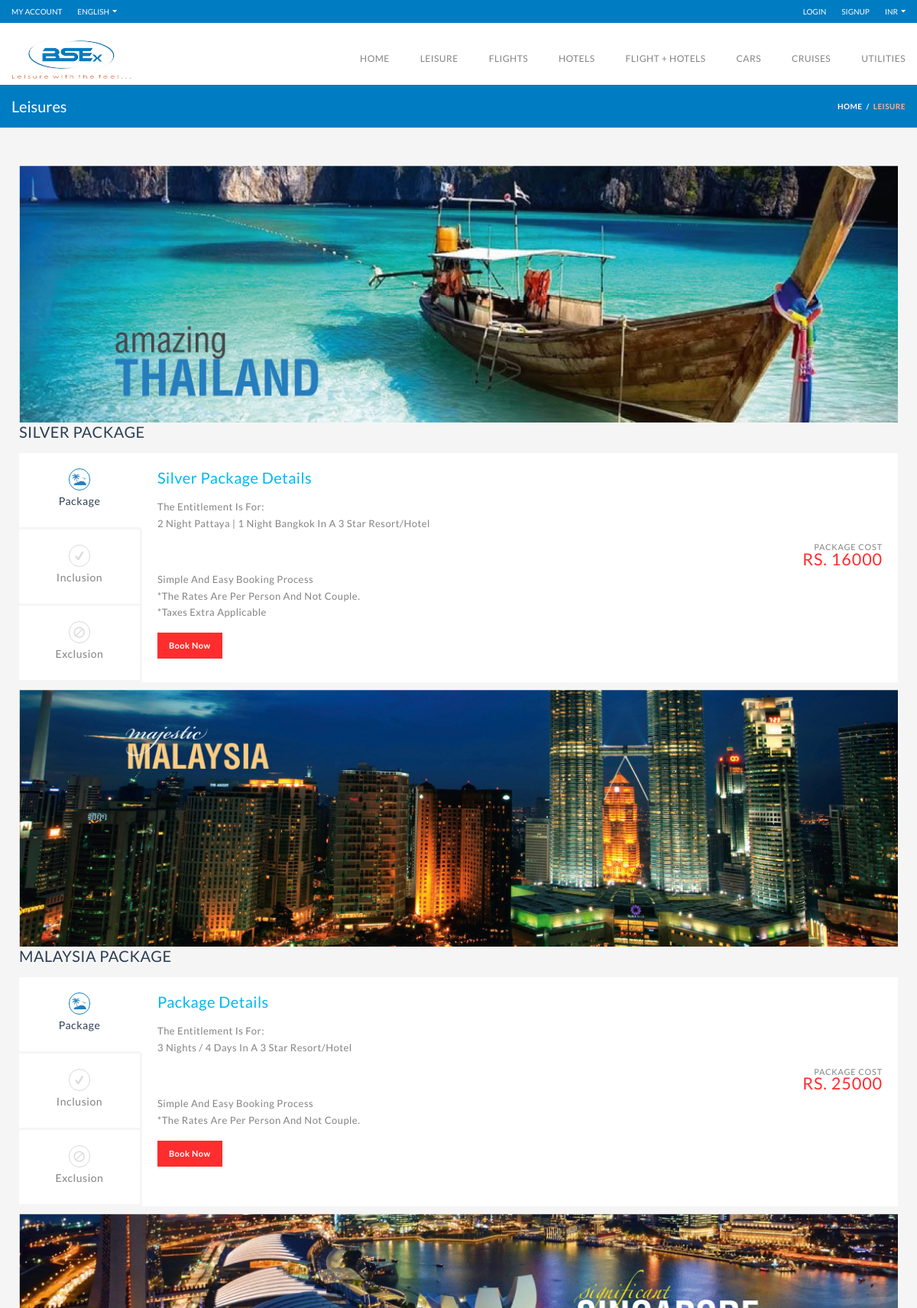
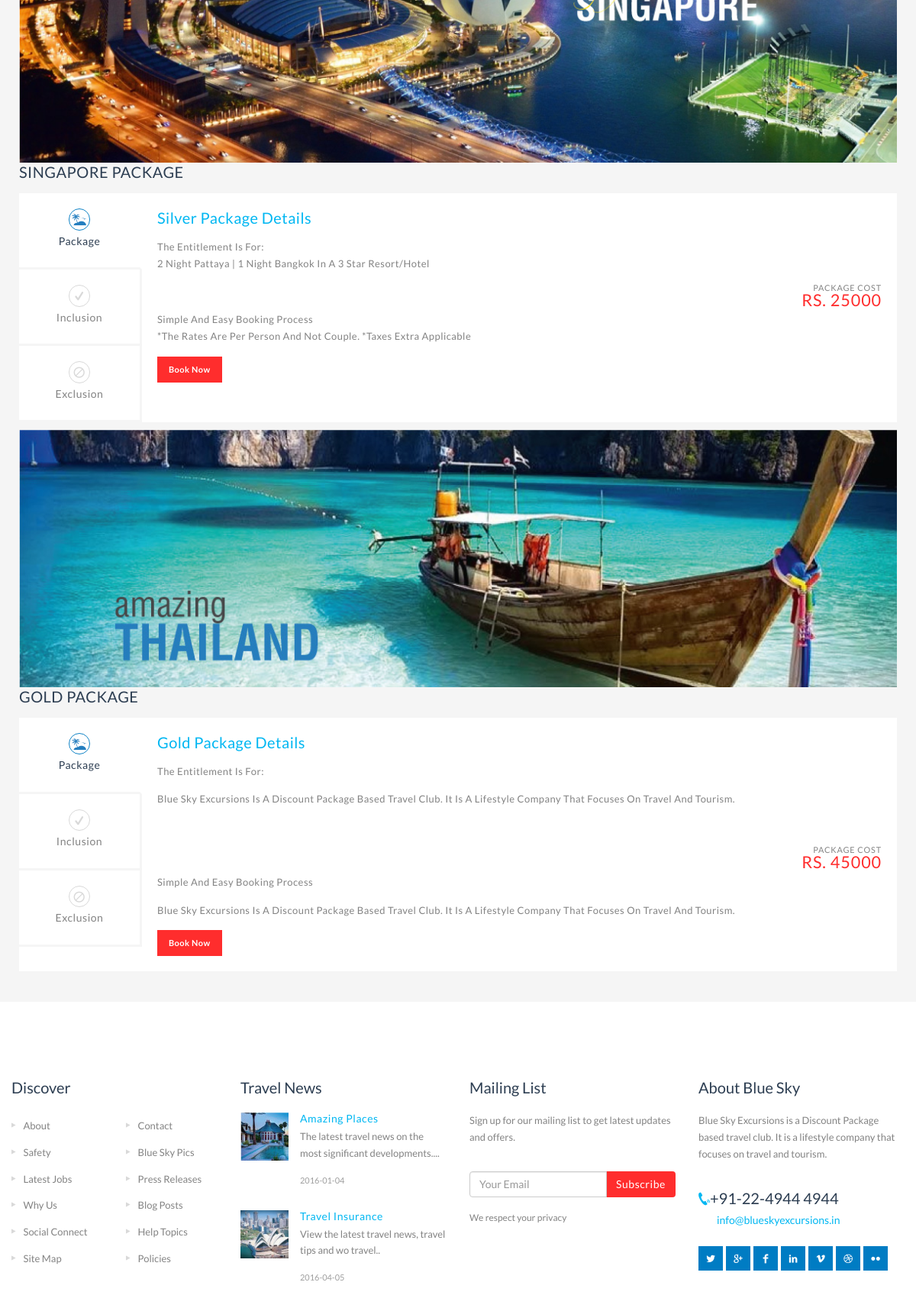
Screenshot of /index.php/index_controller/leisures (upper part) with the database file from the repository (2 pictures, top to bottom).
### tables this page shows
CREATE TABLE IF NOT EXISTS `leisure_packages` (
  `l_id` int(30) NOT NULL,
  `Packages_Name` varchar(100) NOT NULL,
  `Packages_image` varchar(1000) NOT NULL,
  `Package_Details_titel` varchar(5000) NOT NULL,
  `Package_Entitlement` varchar(3000) NOT NULL,
  `Package_Bokking_Process` varchar(3000) NOT NULL,
  `Package_Cast` float NOT NULL,
  `Online_Charge` float NOT NULL,
  `Other_Charge` float NOT NULL,
  `Total_nights` varchar(50) NOT NULL,
  `Inclusion` varchar(3000) NOT NULL,
  `Exclusion` varchar(5000) NOT NULL,
  `Location_name` varchar(100) NOT NULL,
  `Status` varchar(12) NOT NULL
);

CREATE TABLE IF NOT EXISTS `discover` (
  `d_id` int(11) NOT NULL,
  `Name` varchar(50) NOT NULL,
  `Active` varchar(11) NOT NULL DEFAULT 'Active'
);

CREATE TABLE IF NOT EXISTS `travel_news` (
  `t_id` int(11) NOT NULL,
  `title` varchar(50) NOT NULL,
  `content` varchar(1000) NOT NULL,
  `date` date NOT NULL,
  `image` varchar(1000) NOT NULL
);

CREATE TABLE IF NOT EXISTS `footer_about` (
  `abt_id` int(11) NOT NULL,
  `content` varchar(1000) NOT NULL,
  `phone` varchar(20) NOT NULL,
  `email` varchar(100) NOT NULL
);

### application/controllers/Index_controller.php (called while the page is built, shortened)
<?php
class Index_controller extends CI_Controller
{
    function __Construct()
    {
        $this->load->model('Cms_model');
		$this->load->model('User_model');
    }
    public function leisures()
    {
        $data['menu']          = $this->Cms_model->get_menu_packages();
        $data['discover_data'] = $this->Cms_model->get_Discover();
        $data['news_data']     = $this->Cms_model->get_news();
        $data['footer_about']  = $this->Cms_model->get_Footer_About();
        $this->load->view('include/head_view', $data);
        $this->load->view('include/top_bar_view');
        $this->load->view('leisures-index');
        $this->load->view('include/footer_view');
    }
}
?>

### index.php (called while the page is built, shortened)
<?php
require_once BASEPATH.'core/CodeIgniter.php';

### application/models/Cms_model.php (called while the page is built, shortened)
<?php
class Cms_model extends CI_Model
{
	function get_menu_packages()
    {
        $this->db->select('l_id,Packages_Name,Packages_image,Package_Details_titel,Package_Entitlement,Package_Bokking_Process,Package_Cast,Inclusion,Exclusion,Location_name,Online_Charge,Other_Charge,Total_nights');
        $query = $this->db->get('leisure_packages');
        return $query->result_array();
    }
	function get_Discover()
    {
        $this->db->select("d_id,Name");
        $query = $this->db->get('Discover');
        return $query->result_array();
    }
	function get_news()
    {
        $this->db->select("	t_id,title,content,date,image");
        $query = $this->db->get('travel_news');
        return $query->result_array();
    }
		function get_Footer_About()
		{
			$this->db->select("abt_id,content,phone,email");
			$query = $this->db->get('footer_about');
			return $query->row_array();
		}
}

### application/views/leisures-index.php (the view, shortened to what this page needs)
<div class="page-title-container">
   <div class="container">
      <div class="page-title pull-left">
         <h2 class="entry-title">Leisures</h2>
      </div>
      <ul class="breadcrumbs pull-right">
         <li><a href="index.php/Index_controller/index">HOME</a></li>
         <li class="active">Leisure</li>
      </ul>
   </div>
</div>
<section id="content">
   <div class="container">
      <div id="main">
         <div class="page">
            <?php $j=0;	foreach ($menu as $data )
			                 {
							 	   if($data["Location_name"] != $menu[$j+1]["Location_name"])
												   {
							 ?>
            <div class="post-content">
               <div class="blog-infinite">
                  <div class="post-meta">
                     <div class="post-content-wrapper">
                        <figure class="image-container">
                           <a href="index.php/Index_controller/i_package/<?php echo $data["Location_name"];?>" ><img src="<?=$data["Packages_image"]; ?>" alt="" /></a>
                        </figure>
                        <?php  $i=0;  foreach ($menu as $employee)
											{
												   if($data["Location_name"] == $employee["Location_name"])
												   {
												   ?>
												<div class="details">
												   <h2 class="text-uppercase"><?=$employee["Packages_Name"]; ?></h2>
												   <div class="tab-container full-width-style white-bg">
													  <ul class="tabs">
														 <li class="active"><a href="#first-tab<?= $i; ?>" data-toggle="tab"><i class="soap-icon-beach circle"></i>Package</a></li>
														 <li class=""><a href="#second-tab<?= $i+1 ?>" data-toggle="tab"><i class="soap-icon-check circle"></i>Inclusion</a></li>
														 <li class=""><a href="#third-tab<?= $i+2 ?>" data-toggle="tab"><i class="soap-icon-restricted circle"></i>Exclusion</a></li>
													  </ul>
													  <div class="tab-content">
														 <div class="tab-pane fade active in" id="first-tab<?= $i; ?>">
															<h2 class="tab-content-title"><?=$employee["Package_Details_titel"]; ?></h2>
															<p>The entitlement is for: </br> <?=$employee["Package_Entitlement"]; ?></br></p>
															<p><span class="price"><small>PACKAGE COST</small>Rs.  <?=$employee["Package_Cast"]; ?></span>
															</p>
															<p>&nbsp;</p>
															<p>Simple And Easy booking process </br> <?=$employee["Package_Bokking_Process"]; ?></p>
															<button><a href="index.php/Index_controller/booking/<?php echo $employee["l_id"]; ?>">Book Now</a></button>
														 </div>
													  </div>
												   </div>
												</div>
										     <?php
											        } ?>
                     <?php  $i++;    } ?>
                     </div>
                  </div>
							   <?php  }
												  $j++; } ?>
               </div>
            </div>
         </div>
      </div>
   </div>
</section>
</div>
</body>
</html>

### application/views/include/footer_view.php (shortened to what this page needs)
<footer id="footer">
            <div class="footer-wrapper">
                <div class="container">
                    <div class="row">
                        <div class="col-sm-6 col-md-3">
                            <h2>Discover</h2>
                            <ul class="discover triangle hover row">
							 <?php foreach ($discover_data as $employee) { ?>
                                <li class="col-xs-6"><a href="index.php/Index_controller/<?php echo $employee["Name"]; ?>"><?php echo $employee["Name"]; ?></a></li>
							 <?php } ?>
                            </ul>
                        </div>
                        <div class="col-sm-6 col-md-3">
                            <h2>Travel News</h2>
                            <ul class="travel-news">
							<?php foreach ($news_data as $employee) { ?>
                                <li>
                                    <div class="thumb">
                                        <a href="#">
                                            <img src="<?=($employee["image"]); ?>" alt="" width="63" height="63" />
                                        </a>
                                    </div>
                                    <div class="description">
                                        <h5 class="s-title"><a href="#"><?=($employee["title"]); ?></a></h5>
                                        <p><?=($employee["content"]); ?>..</p>
                                        <span class="date"><?=($employee["date"]); ?></span>
                                    </div>
                                </li>
							<?php }?>
                            </ul>
                        </div>
                        <div class="col-sm-6 col-md-3">
                            <h2>Mailing List</h2>
                            <p>Sign up for our mailing list to get latest updates and offers.</p>
                            <br/>
							<form action="index.php/Index_controller/subscribe" method="post">
							<div class="input-group">
							<input type="email" class="form-control" name="email" placeholder="Your Email" required>
							<span class="input-group-btn">
							<button class="btn btn-secondary" type="submit">Subscribe</button>
							</span>
							</div>
                           <br />
                            <span>We respect your privacy</span>
                        </div>
                        <div class="col-sm-6 col-md-3">
                            <h2>About Blue Sky</h2>
                            <p><?php echo $footer_about["content"];?></p>
                            <br />
                            <address class="contact-details">
                                <span class="contact-phone"><i class="soap-icon-phone"></i><?php echo $footer_about["phone"];?></span>
                                <br />
                                <a href="index.php/Index_controller/index" class="contact-email"><?php echo $footer_about["email"];?></a>
                            </address>
                            <ul class="social-icons clearfix">
                                <li class="twitter"><a title="twitter" href="#" data-toggle="tooltip"><i class="soap-icon-twitter"></i></a></li>
                                <li class="googleplus"><a title="googleplus" href="#" data-toggle="tooltip"><i class="soap-icon-googleplus"></i></a></li>
                                <li class="facebook"><a title="facebook" href="#" data-toggle="tooltip"><i class="soap-icon-facebook"></i></a></li>
                                <li class="linkedin"><a title="linkedin" href="#" data-toggle="tooltip"><i class="soap-icon-linkedin"></i></a></li>
                                <li class="vimeo"><a title="vimeo" href="#" data-toggle="tooltip"><i class="soap-icon-vimeo"></i></a></li>
                                <li class="dribble"><a title="dribble" href="#" data-toggle="tooltip"><i class="soap-icon-dribble"></i></a></li>
                                <li class="flickr"><a title="flickr" href="#" data-toggle="tooltip"><i class="soap-icon-flickr"></i></a></li>
                            </ul>
                        </div>
                    </div>
                </div>
            </div>
        </footer>
</body>
</html>

### assest/css/responsive.css (style rules this page uses)
@media (min-width: 1200px) { .container { padding-left: 0; padding-right: 0; } }

### application/views/include/top_bar_view.php (style rules this page uses)
input:required:invalid, input:focus:invalid { background-image: url(assest/images/form-icon/nvalid.png); background-position: right top; background-repeat: no-repeat; }

### rows the page displays
leisure_packages: Packages_image (picture), Packages_Name "SILVER PACKAGE", Package_Details_titel "Silver Package Details", Package_Entitlement "2 Night Pattaya | 1 Night Bangkok In A 3 Star Resort/Hotel", Package_Cast "16000", Package_Bokking_Process "*The Rates Are Per Person And Not Couple. *Taxes Extra Applicable"
leisure_packages: Packages_image (picture), Packages_Name "MALAYSIA PACKAGE", Package_Details_titel "Package Details", Package_Entitlement "3 Nights / 4 Days In A 3 Star Resort/Hotel", Package_Cast "25000", Package_Bokking_Process "*The Rates Are Per Person And Not Couple."
leisure_packages: Packages_image (picture), Packages_Name "SINGAPORE PACKAGE", Package_Details_titel "Silver Package Details", Package_Entitlement "2 Night Pattaya | 1 Night Bangkok In A 3 Star Resort/Hotel", Package_Cast "25000", Package_Bokking_Process "*The Rates Are Per Person And Not Couple. *Taxes Extra Applicable"
leisure_packages: Packages_image (picture), Packages_Name "GOLD PACKAGE", Package_Details_titel "Gold Package Details", Package_Entitlement "Blue Sky Excursions Is A Discount Package Based Travel Club. It Is A Lifestyle Company That Focuses On Travel And Tourism.", Package_Cast "45000", Package_Bokking_Process "Blue Sky Excursions Is A Discount Package Based Travel Club. It Is A Lifestyle Company That Focuses On Travel And Tourism."
discover: Name "About"
discover: Name "Contact"
discover: Name "Safety"
discover: Name "Blue Sky Pics"
discover: Name "Latest Jobs"
discover: Name "Press Releases"
discover: Name "Why Us"
discover: Name "Blog Posts"
discover: Name "Social Connect"
discover: Name "Help Topics"
discover: Name "Site Map"
discover: Name "Policies"
travel_news: image (picture), title "Amazing Places", content "The latest travel news on the most significant developments..", date "2016-01-04"
travel_news: image (picture), title "Travel Insurance", content "View the latest travel news, travel tips and wo travel", date "2016-04-05"
footer_about: content "Blue Sky Excursions is a Discount Package based travel club. It is a lifestyle company that focuses on travel and tourism.", phone "+91-22-4944 4944", email "info@blueskyexcursions.in"
